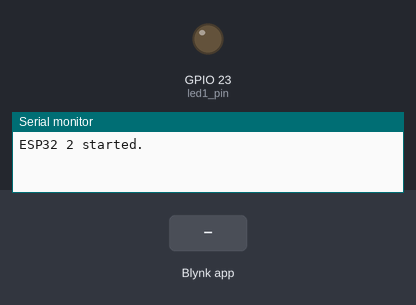
A sketch run on a simulated ESP32. Parts: output pins drawn as LEDs (lit = HIGH), the last lines printed to the serial monitor. The inputs (shaded band) are chosen by the test bench. WiFi joins after 1.5 s; servers stay silent unless stated.

Above: at 3.0 s.
3.1 s: Blynk app writes 1 to V0
At 3.7 s:
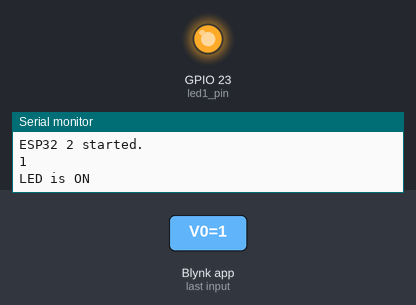
4.6 s: Blynk app writes 0 to V0
At 4.9 s:
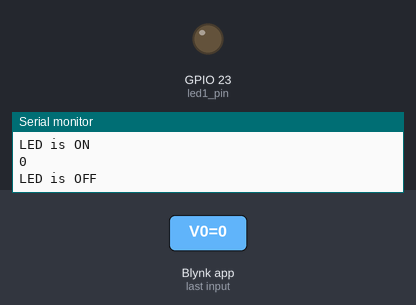
Timing chart, 0 to 7.6 s (numbered marks = the images above; inputs shaded):
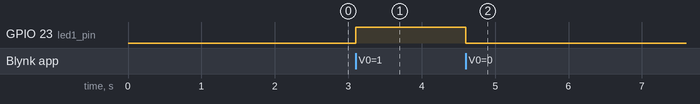

The sketch:

N02-50-DemoAppLED.ino
```cpp
/*  Arduino Mobile Development With Blynk
   This code is part of a course from Tech Explorations.
   For information about this course, please see
   https://techexplorations.com/so/blynk/
   For information on hardware components and the wiring needed to
   run this sketch, please see the relevant lecture in the course.
    Created by Peter Dalmaris
*/
/*************************************************************
  Download latest Blynk library here:
    https://github.com/blynkkk/blynk-library/releases/latest

  Blynk is a platform with iOS and Android apps to control
  Arduino, Raspberry Pi and the likes over the Internet.
  You can easily build graphic interfaces for all your
  projects by simply dragging and dropping widgets.

    Downloads, docs, tutorials: http://www.blynk.cc
    Sketch generator:           http://examples.blynk.cc
    Blynk community:            http://community.blynk.cc
    Follow us:                  http://www.fb.com/blynkapp
                                http://twitter.com/blynk_app

  Blynk library is licensed under MIT license
  This example code is in public domain.

 *************************************************************
  This example runs directly on ESP32 chip.

  Note: This requires ESP32 support package:
    https://github.com/espressif/arduino-esp32

  Please be sure to select the right ESP32 module
  in the Tools -> Board menu!

  Change WiFi ssid, pass, and Blynk auth token to run :)
  Feel free to apply it to any other example. It's simple!
 *************************************************************/

/* Comment this out to disable prints and save space */
#define BLYNK_PRINT Serial

/* Fill-in your Template ID (only if using Blynk.Cloud) */
#define BLYNK_TEMPLATE_ID "--your-blynk-template-id"
#define BLYNK_DEVICE_NAME "--your-device-name--"

#include <WiFi.h>
#include <WiFiClient.h>
#include <BlynkSimpleEsp32.h>

// Your WiFi credentials.
// Set password to "" for open networks.
char ssid[] = "--your-ssid--";
char pass[] = "--your-wifi-password--";

// You should get Auth Token in the Blynk App.
// Go to the Project Settings (nut icon).
char auth[] = "--your-auth-token--";

byte led1_pin = 23;

void setup()
{
  // Debug console
  Serial.begin(9600);
  Blynk.begin(auth, ssid, pass);

  pinMode(led1_pin, OUTPUT);

  Serial.println("ESP32 2 started.");
}

BLYNK_WRITE(V0) // Executes when the value of virtual pin 0 changes
{
  Serial.println(param.asInt());
  if (param.asInt() == 1)
  {
    // execute this code if the switch widget is now ON
    digitalWrite(led1_pin, HIGH); // Set digital pin 23 HIGH
    Blynk.virtualWrite(V1, 1);
    Serial.println("LED is ON");
  }
  else
  {
    // execute this code if the switch widget is now OFF
    digitalWrite(led1_pin, LOW); // Set digital pin 23 LOW
    Blynk.virtualWrite(V1, 0);
    Serial.println("LED is OFF");
  }
}

void loop()
{
  Blynk.run();
}
```

Measured:
- after the input at 3.1 s, GPIO 23 (led1_pin): LOW → HIGH at once
- after the input at 4.6 s, GPIO 23 (led1_pin): HIGH → LOW at once
